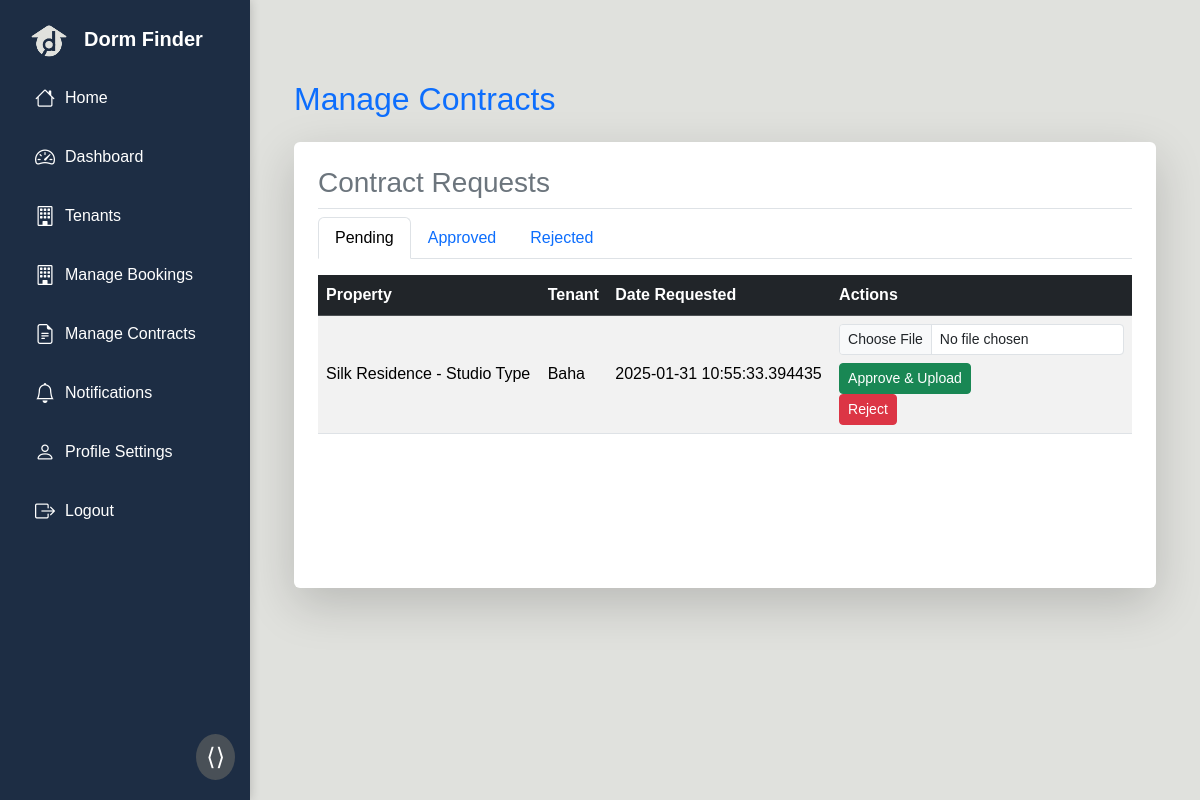
The page /manage_contracts (signed in) on the database its author committed.
### dormsys/models.py (models this page shows, shortened)
class Contract(db.Model):
    __tablename__ = "contracts"
    id = db.Column(db.Integer, primary_key=True, autoincrement=True)
    property_id = db.Column(db.Integer, db.ForeignKey('properties.id'), nullable=False)
    tenant_id = db.Column(db.Integer, db.ForeignKey('users.id'), nullable=False)
    host_id = db.Column(db.Integer, db.ForeignKey('users.id'), nullable=False)
    contract_file = db.Column(db.String(255), nullable=True)  # Path to the uploaded contract file
    status = db.Column(db.String(20), default="Pending")  # Status: Pending, Approved, Rejected
    created_at = db.Column(db.DateTime, default=datetime.utcnow)
    tenant_acceptance_deadline = db.Column(db.DateTime, nullable=True)  # Time limit for acceptance
    tenant_accepted = db.Column(db.Boolean, default=False)  # Has the tenant accepted?
    start_date = db.Column(db.DateTime, nullable=True)  # The date the tenant accepts the contract
    end_date = db.Column(db.DateTime, nullable=True)  # The contract end date, 1 year after start date
    property = db.relationship('Property', backref='contracts', lazy=True)
    tenant = db.relationship('User', foreign_keys=[tenant_id], backref='tenant_contracts', lazy=True)
    host = db.relationship('User', foreign_keys=[host_id], backref='host_contracts', lazy=True)

class Property(db.Model):
    __tablename__ = "properties"
    id = db.Column(db.Integer, primary_key=True, autoincrement=True)
    title = db.Column(db.String(150), nullable=False)
    images = db.Column(db.Text, nullable=True)  # Paths to property images
    description = db.Column(db.Text, nullable=False)
    price = db.Column(db.Float, nullable=False)
    location = db.Column(db.String(255), nullable=True)  # Address
    latitude = db.Column(db.Float, nullable=True)        # Latitude for geolocation
    longitude = db.Column(db.Float, nullable=True)       # Longitude for geolocation
    num_beds = db.Column(db.Integer, nullable=True)      # Number of beds
    amenities = db.Column(db.Text, nullable=True)        # Amenities list
    status = db.Column(db.String(50), default="Available")
    created_at = db.Column(db.DateTime, default=datetime.utcnow)
    user_id = db.Column(db.Integer, db.ForeignKey('users.id'), nullable=False)
    bookings = db.relationship('Booking', backref='property', lazy=True, cascade="all, delete-orphan")

class User(db.Model, UserMixin):
    __tablename__ = "users"
    id = db.Column(db.Integer, primary_key=True, autoincrement=True)
    email = db.Column(db.String(120), nullable=False, unique=True)
    username = db.Column(db.String(120), nullable=False, unique=True)
    password_hash = db.Column(db.String(128), nullable=False)
    phone_number = db.Column(db.String(15), nullable=True)
    date_of_birth = db.Column(db.Date, nullable=True)
    gender = db.Column(db.String(10), nullable=True)
    address = db.Column(db.String(250), nullable=True)
    registration_date = db.Column(db.DateTime, default=datetime.utcnow)
    role = db.Column(db.String(10), nullable=False, default="Tenant")
    profile_picture = db.Column(db.String(100), nullable=True, default='default.jpg')  # New field
    properties = db.relationship('Property', backref='owner', lazy=True, cascade="all, delete-orphan")
    bookings = db.relationship('Booking', backref='tenant', lazy=True, cascade="all, delete-orphan")
    contracts = db.relationship('Contract', backref='tenant_contract', foreign_keys='Contract.tenant_id', lazy=True)

### app.py (the view)
@app.route('/manage_contracts')
@login_required
def manage_contracts():
    if current_user.role != "Host":
        abort(403)  # Restrict to hosts only
    contracts = (
        db.session.query(Contract)
        .join(Property, Contract.property_id == Property.id)
        .join(User, Contract.tenant_id == User.id)
        .filter(Contract.host_id == current_user.id)
        .add_columns(
            Contract.id, Contract.status, Contract.created_at,
            Property.title.label("property_name"),
            User.username.label("tenant_name")
        )
        .all()
    )
    return render_template('manage_contracts.html', contracts=contracts)

### dormsys/models.py (called while the page is built)
@login_manager.user_loader
def load_user(user_id):
    return User.query.get(int(user_id))

### dormsys/templates/manage_contracts.html (shortened to what this page needs)
{% extends "base.html" %}
{% block content %}
<div class="container mt-5">
    <h2 class="text-primary mb-4">Manage Contracts</h2>
    <div class="row">
        <div class="col-md-12">
            <div class="card shadow-lg p-4 mb-4 border-0">
                <h3 class="text-secondary border-bottom pb-2">Contract Requests</h3>
                <ul class="nav nav-tabs" id="contractTabs">
                    <li class="nav-item">
                        <a class="nav-link active" id="pending-contract-tab" data-bs-toggle="tab" href="#pending-contracts">Pending</a>
                    </li>
                    <li class="nav-item">
                        <a class="nav-link" id="approved-contract-tab" data-bs-toggle="tab" href="#approved-contracts">Approved</a>
                    </li>
                    <li class="nav-item">
                        <a class="nav-link" id="rejected-contract-tab" data-bs-toggle="tab" href="#rejected-contracts">Rejected</a>
                    </li>
                </ul>
                <div class="tab-content mt-3">
<div class="tab-pane fade show active" id="pending-contracts">
    <div class="table-responsive">
        <table class="table table-striped table-hover align-middle">
            <thead class="table-dark">
                <tr>
                    <th>Property</th>
                    <th>Tenant</th>
                    <th>Date Requested</th>
                    <th>Actions</th>
                </tr>
            </thead>
            <tbody>
                {% for contract in contracts %}
                {% if contract.status == "Pending" %}
                <tr>
                    <td>{{ contract.property_name }}</td>
                    <td>{{ contract.tenant_name }}</td>
                    <td>{{ contract.created_at }}</td>
                    <td>
                        <form method="POST" action="{{ url_for('approve_contract', contract_id=contract.id) }}" enctype="multipart/form-data">
                            <input type="file" name="contract_file" class="form-control form-control-sm mb-2" accept=".pdf" required>
                            <button type="submit" class="btn btn-success btn-sm">Approve & Upload</button>
                        </form>
                        <form method="POST" action="{{ url_for('reject_contract', contract_id=contract.id) }}" class="d-inline">
                            <button type="submit" class="btn btn-danger btn-sm">Reject</button>
                        </form>
                    </td>
                </tr>
                {% endif %}
                {% endfor %}
            </tbody>
        </table>
    </div>
</div>
                    </div>
                </div>
            </div>
        </div>
    </div>
</div>
{% endblock %}

### dormsys/templates/base.html (style rules this page uses)
body { display: flex; height: 100vh; margin: 0; font-family: Arial, sans-serif; background-color: #E0E1DD; }

### rows shown on the page
Contract: property_name "Silk Residence - Studio Type", tenant_name "Baha", created_at "2025-01-31 10:55:33.394435"
